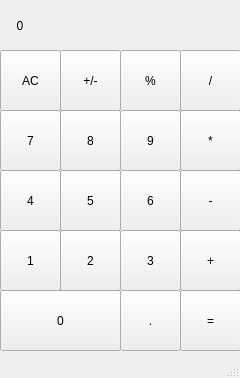
<?xml version="1.0" encoding="UTF-8"?>
<ui version="4.0">
 <class>MainWindow</class>
 <widget class="QMainWindow" name="MainWindow">
  <property name="geometry">
   <rect>
    <x>0</x>
    <y>0</y>
    <width>240</width>
    <height>378</height>
   </rect>
  </property>
  <property name="windowTitle">
   <string>MainWindow</string>
  </property>
  <widget class="QWidget" name="centralwidget">
   <widget class="QLabel" name="resultShow">
    <property name="geometry">
     <rect>
      <x>10</x>
      <y>0</y>
      <width>231</width>
      <height>51</height>
     </rect>
    </property>
    <property name="text">
     <string>  0</string>
    </property>
   </widget>
   <widget class="QPushButton" name="pushButton_AC">
    <property name="geometry">
     <rect>
      <x>0</x>
      <y>50</y>
      <width>61</width>
      <height>61</height>
     </rect>
    </property>
    <property name="text">
     <string>AC</string>
    </property>
   </widget>
   <widget class="QPushButton" name="pushButton_plusMinus">
    <property name="geometry">
     <rect>
      <x>60</x>
      <y>50</y>
      <width>61</width>
      <height>61</height>
     </rect>
    </property>
    <property name="text">
     <string>+/-</string>
    </property>
   </widget>
   <widget class="QPushButton" name="pushButton_percent">
    <property name="geometry">
     <rect>
      <x>120</x>
      <y>50</y>
      <width>61</width>
      <height>61</height>
     </rect>
    </property>
    <property name="text">
     <string>%</string>
    </property>
   </widget>
   <widget class="QPushButton" name="pushButton_divide">
    <property name="geometry">
     <rect>
      <x>180</x>
      <y>50</y>
      <width>61</width>
      <height>61</height>
     </rect>
    </property>
    <property name="text">
     <string>/</string>
    </property>
   </widget>
   <widget class="QPushButton" name="pushButton_multiply">
    <property name="geometry">
     <rect>
      <x>180</x>
      <y>110</y>
      <width>61</width>
      <height>61</height>
     </rect>
    </property>
    <property name="text">
     <string>*</string>
    </property>
   </widget>
   <widget class="QPushButton" name="pushButton_9">
    <property name="geometry">
     <rect>
      <x>120</x>
      <y>110</y>
      <width>61</width>
      <height>61</height>
     </rect>
    </property>
    <property name="text">
     <string>9</string>
    </property>
   </widget>
   <widget class="QPushButton" name="pushButton_7">
    <property name="geometry">
     <rect>
      <x>0</x>
      <y>110</y>
      <width>61</width>
      <height>61</height>
     </rect>
    </property>
    <property name="text">
     <string>7</string>
    </property>
   </widget>
   <widget class="QPushButton" name="pushButton_8">
    <property name="geometry">
     <rect>
      <x>60</x>
      <y>110</y>
      <width>61</width>
      <height>61</height>
     </rect>
    </property>
    <property name="text">
     <string>8</string>
    </property>
   </widget>
   <widget class="QPushButton" name="pushButton_5">
    <property name="geometry">
     <rect>
      <x>60</x>
      <y>170</y>
      <width>61</width>
      <height>61</height>
     </rect>
    </property>
    <property name="text">
     <string>5</string>
    </property>
   </widget>
   <widget class="QPushButton" name="pushButton_6">
    <property name="geometry">
     <rect>
      <x>120</x>
      <y>170</y>
      <width>61</width>
      <height>61</height>
     </rect>
    </property>
    <property name="text">
     <string>6</string>
    </property>
   </widget>
   <widget class="QPushButton" name="pushButton_minus">
    <property name="geometry">
     <rect>
      <x>180</x>
      <y>170</y>
      <width>61</width>
      <height>61</height>
     </rect>
    </property>
    <property name="text">
     <string>-</string>
    </property>
   </widget>
   <widget class="QPushButton" name="pushButton_4">
    <property name="geometry">
     <rect>
      <x>0</x>
      <y>170</y>
      <width>61</width>
      <height>61</height>
     </rect>
    </property>
    <property name="text">
     <string>4</string>
    </property>
   </widget>
   <widget class="QPushButton" name="pushButton_1">
    <property name="geometry">
     <rect>
      <x>0</x>
      <y>230</y>
      <width>61</width>
      <height>61</height>
     </rect>
    </property>
    <property name="text">
     <string>1</string>
    </property>
   </widget>
   <widget class="QPushButton" name="pushButton_plus">
    <property name="geometry">
     <rect>
      <x>180</x>
      <y>230</y>
      <width>61</width>
      <height>61</height>
     </rect>
    </property>
    <property name="text">
     <string>+</string>
    </property>
   </widget>
   <widget class="QPushButton" name="pushButton_3">
    <property name="geometry">
     <rect>
      <x>120</x>
      <y>230</y>
      <width>61</width>
      <height>61</height>
     </rect>
    </property>
    <property name="text">
     <string>3</string>
    </property>
   </widget>
   <widget class="QPushButton" name="pushButton_2">
    <property name="geometry">
     <rect>
      <x>60</x>
      <y>230</y>
      <width>61</width>
      <height>61</height>
     </rect>
    </property>
    <property name="text">
     <string>2</string>
    </property>
   </widget>
   <widget class="QPushButton" name="pushButton_dot">
    <property name="geometry">
     <rect>
      <x>120</x>
      <y>290</y>
      <width>61</width>
      <height>61</height>
     </rect>
    </property>
    <property name="text">
     <string>.</string>
    </property>
   </widget>
   <widget class="QPushButton" name="pushButton_equal">
    <property name="geometry">
     <rect>
      <x>180</x>
      <y>290</y>
      <width>61</width>
      <height>61</height>
     </rect>
    </property>
    <property name="text">
     <string>=</string>
    </property>
   </widget>
   <widget class="QPushButton" name="pushButton_0">
    <property name="geometry">
     <rect>
      <x>0</x>
      <y>290</y>
      <width>121</width>
      <height>61</height>
     </rect>
    </property>
    <property name="text">
     <string>0</string>
    </property>
   </widget>
  </widget>
  <widget class="QMenuBar" name="menubar">
   <property name="geometry">
    <rect>
     <x>0</x>
     <y>0</y>
     <width>240</width>
     <height>22</height>
    </rect>
   </property>
  </widget>
  <widget class="QStatusBar" name="statusbar"/>
 </widget>
 <resources/>
 <connections/>
</ui>
